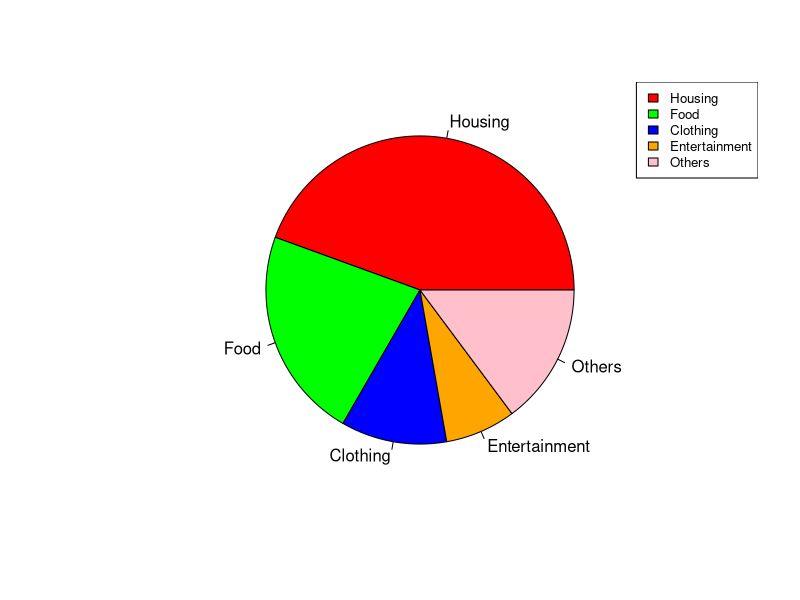

Write R code to recreate this figure.
colours <- c("red", "green", "blue", "orange", "pink", "yellow")
labels <- c("Housing","Food","Clothing","Entertainment","Others")
values <- c(600,300,150,100,200)

pie(values,labels, col= colours)

legend("topright", labels, fill = colours, cex = 0.8)
